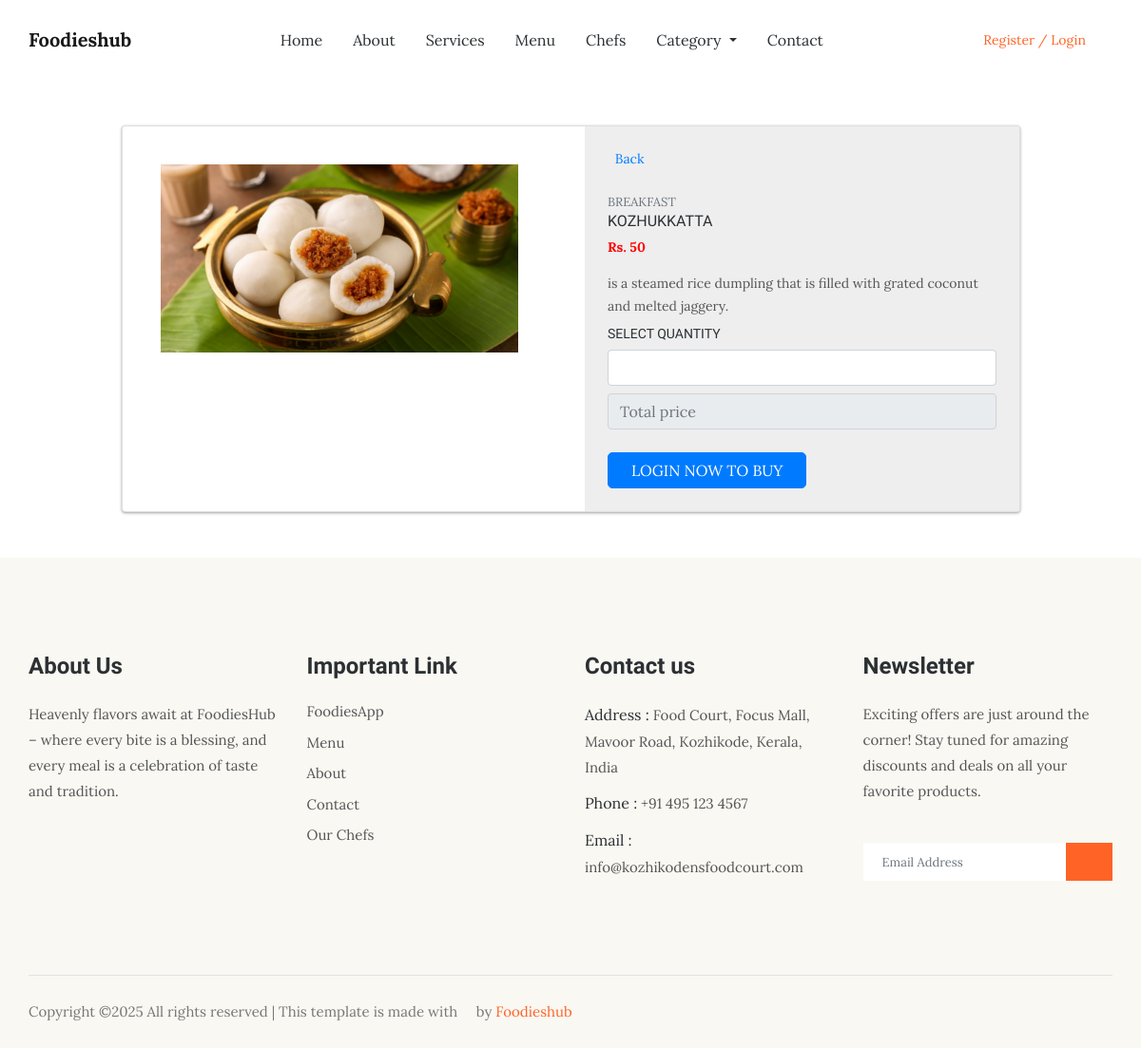
Page /productmore/9 on the earlier database version.
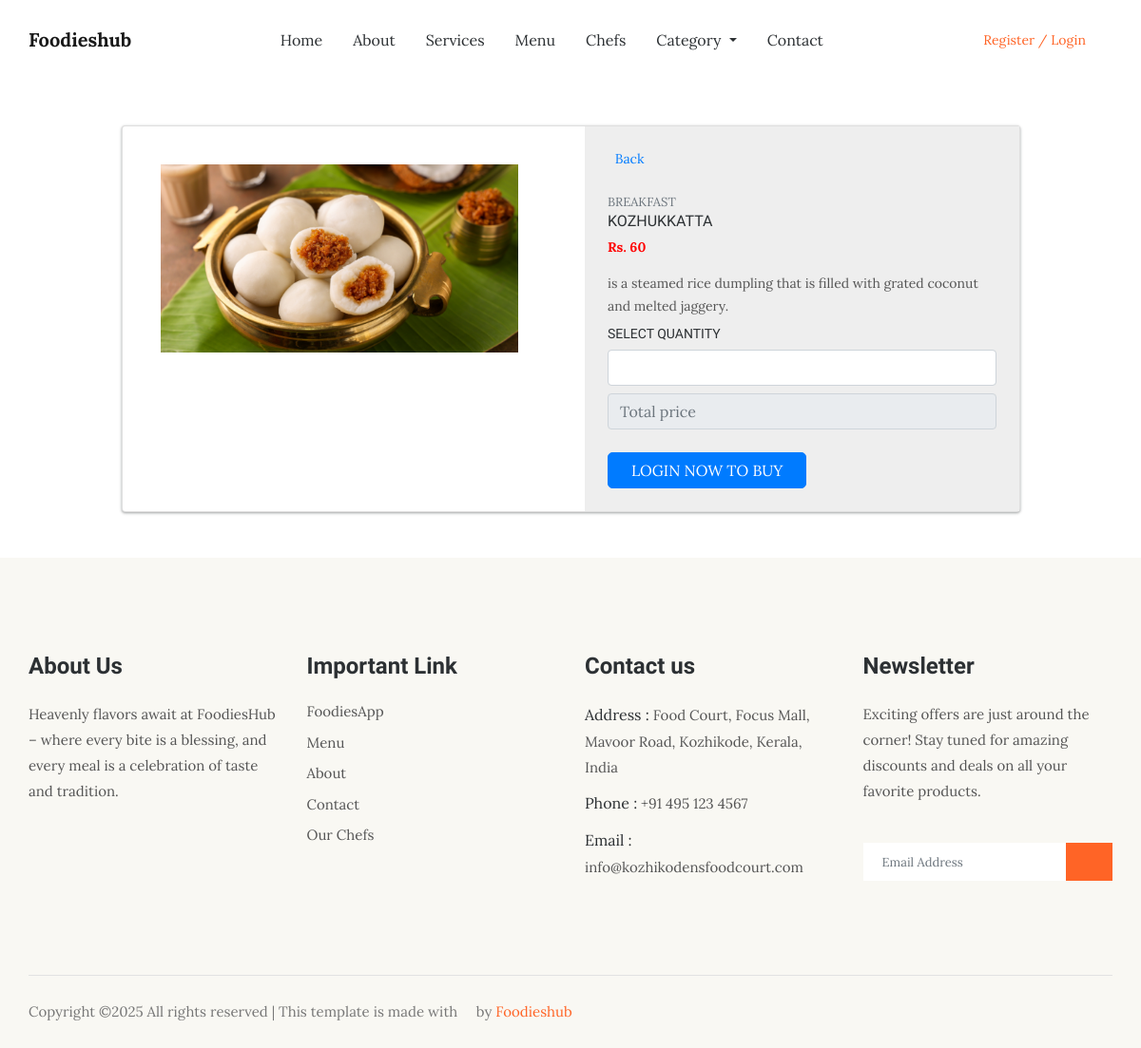
Same page on the later database version.
### Adminapp/models.py (models this page shows)
class ProductDb(models.Model):
    categoryname=models.CharField(max_length=50,null=True,blank=True)
    product_name=models.CharField(max_length=50,null=True,blank=True)
    description=models.CharField(max_length=100,null=True,blank=True)
    price=models.IntegerField(null=True,blank=True)
    product_image=models.ImageField(upload_to="product_image",null=True,blank=True)

### Webapp/views.py (the view)
# urls.py: path('productmore/<int:pid>',views.Singlepage,name='productmore'),
def Singlepage(request,pid):
    data=CategoryDb.objects.all()
    productmore=ProductDb.objects.get(id=pid)
    return render(request,"singleitempage.html",{"data":data,"productmore":productmore})

### Webapp/templates/singleitempage.html (shortened to what the changed rows need)
<!DOCTYPE html>
{% load static %}
<html lang="en">
<head>
    <link rel="stylesheet" href="{% static 'web/singlepage/style.css' %}">
    <link href="https://cdn.jsdelivr.net/npm/bootstrap@5.0.2/dist/css/bootstrap.min.css" rel="stylesheet">
    <link href="https://unpkg.com/aos@2.3.1/dist/aos.css" rel="stylesheet">
    <link rel="stylesheet" href="{% static 'web/assets/css/bootstrap.min.css' %}">
    <link rel="stylesheet" href="{% static 'web/assets/css/animate.css' %}">
    <link rel="stylesheet" href="{% static 'web/assets/css/owl.carousel.min.css' %}">
    <link rel="stylesheet" href="{% static 'web/assets/css/themify-icons.css' %}">
    <link rel="stylesheet" href="{% static 'web/assets/css/flaticon.css' %}">
    <link rel="stylesheet" href="{% static 'web/assets/css/magnific-popup.css' %}">
    <link rel="stylesheet" href="{% static 'web/assets/css/slick.css' %}">
    <link rel="stylesheet" href="{% static 'web/assets/css/gijgo.min.css' %}">
    <link rel="stylesheet" href="{% static 'web/assets/css/nice-select.css' %}">
    <link rel="stylesheet" href="{% static 'web/assets/css/all.css' %}">
    <link rel="stylesheet" href="{% static 'web/assets/css/style.css' %}">
</head>
<body>
    <div class="container mt-5 mb-5">
        <div class="row d-flex justify-content-center">
            <div class="col-md-10">
                <div class="card" style=" box-shadow: rgba(60, 64, 67, 0.3) 0px 1px 2px 0px, rgba(60, 64, 67, 0.15) 0px 1px 3px 1px;">
                    <div class="row">
                        <div class="col-md-6">
                            <div class="images p-3">
                                <div class="text-center p-4"> <img id="main-image" src="{{productmore.product_image.url}}" width="550" /> </div>
                            </div>
                        </div>
                        <div class="col-md-6">
                            <div class="product p-4">
                                <form action="{% url 'addtocart' %}" method="POST">
                                <div class="d-flex justify-content-between align-items-center">
                                    <div class="d-flex align-items-center">  <a href=""> <span class="ml-1">Back</span> </div></a>
                                </div>
                                <div class="mt-4 mb-3"> <span class="text-uppercase text-muted brand">{{productmore.categoryname}}</span>
                                    <h5 class="text-uppercase">{{productmore.product_name}}</h5>
                                    <div class="price d-flex flex-row align-items-center"> <span class="act-price" >Rs. {{productmore.price}}</span>
                                    </div>
                                </div>
                                <p class="about">{{productmore.description}}</p>
                                <div class="sizes mt-2">
                                    <h6 class="text-uppercase">Select Quantity</h6>  <input id="qty"   class="form-control" type="number" name="qty" min="1" >
                                    <input class="form-control mt-2" placeholder="Total price"  name="totalprice" id="total" type="number" readonly >
                                    <input class="form-control mt-2" placeholder="Total price" name="FDD" value="{{request.session.name }} " type="hidden">                             </div>
                                <div class="cart mt-4 align-items-center">
                                    {% if request.session.name %}
                                    <button  type="submit"  style="border-radius: 5px;" class="btn btn-success text-uppercase mr-2 px-4">Add to cart</button>
                                    {%  else %}
                                    <a href="{% url 'webuserlogin' %}" style="border-radius: 5px;" class="btn btn-primary text-uppercase mr-2 px-4">Login Now to Buy</a>
                                    {%  endif %}
                                </div>
                            </form>
                            </div>
                        </div>
                    </div>
                </div>
            </div>
        </div>
    </div>
</body>
</html>

Differences in the rows shown:
changed ProductDb "KOZHUKKATTA": price "50" → "60"
